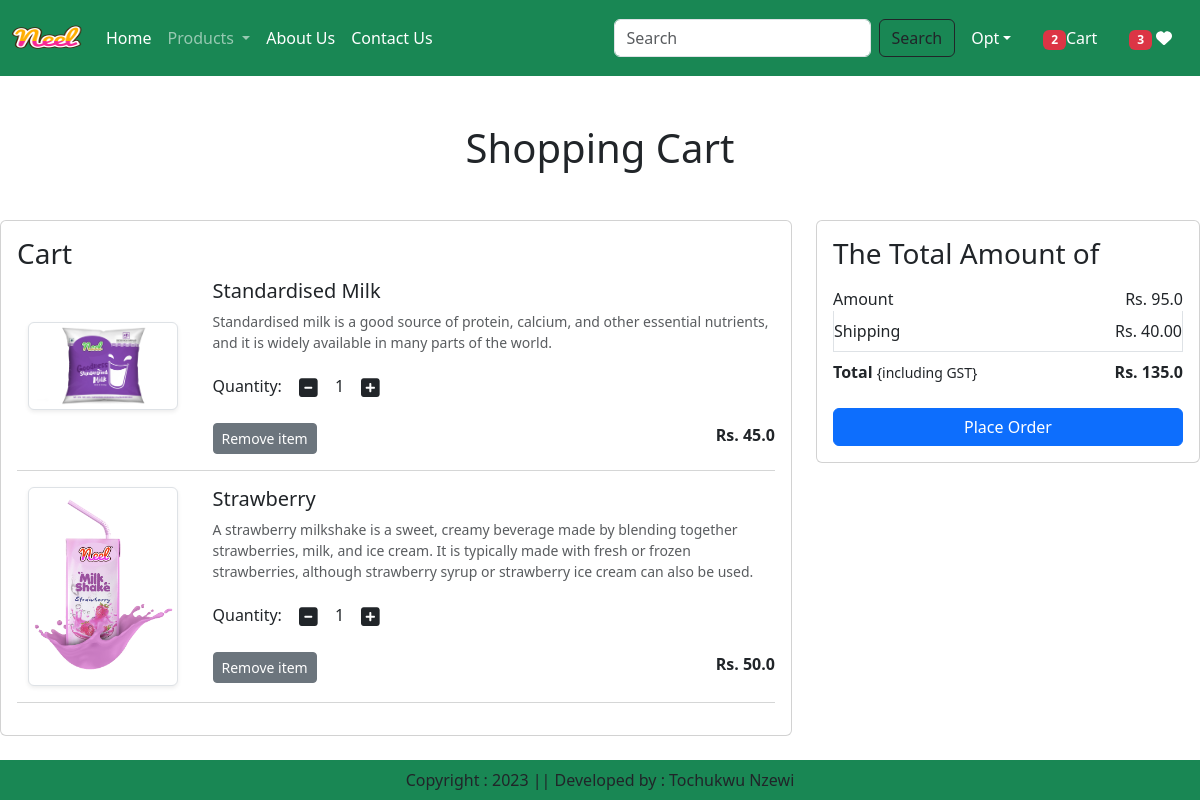
The app's page /cart/ (signed in), older data.
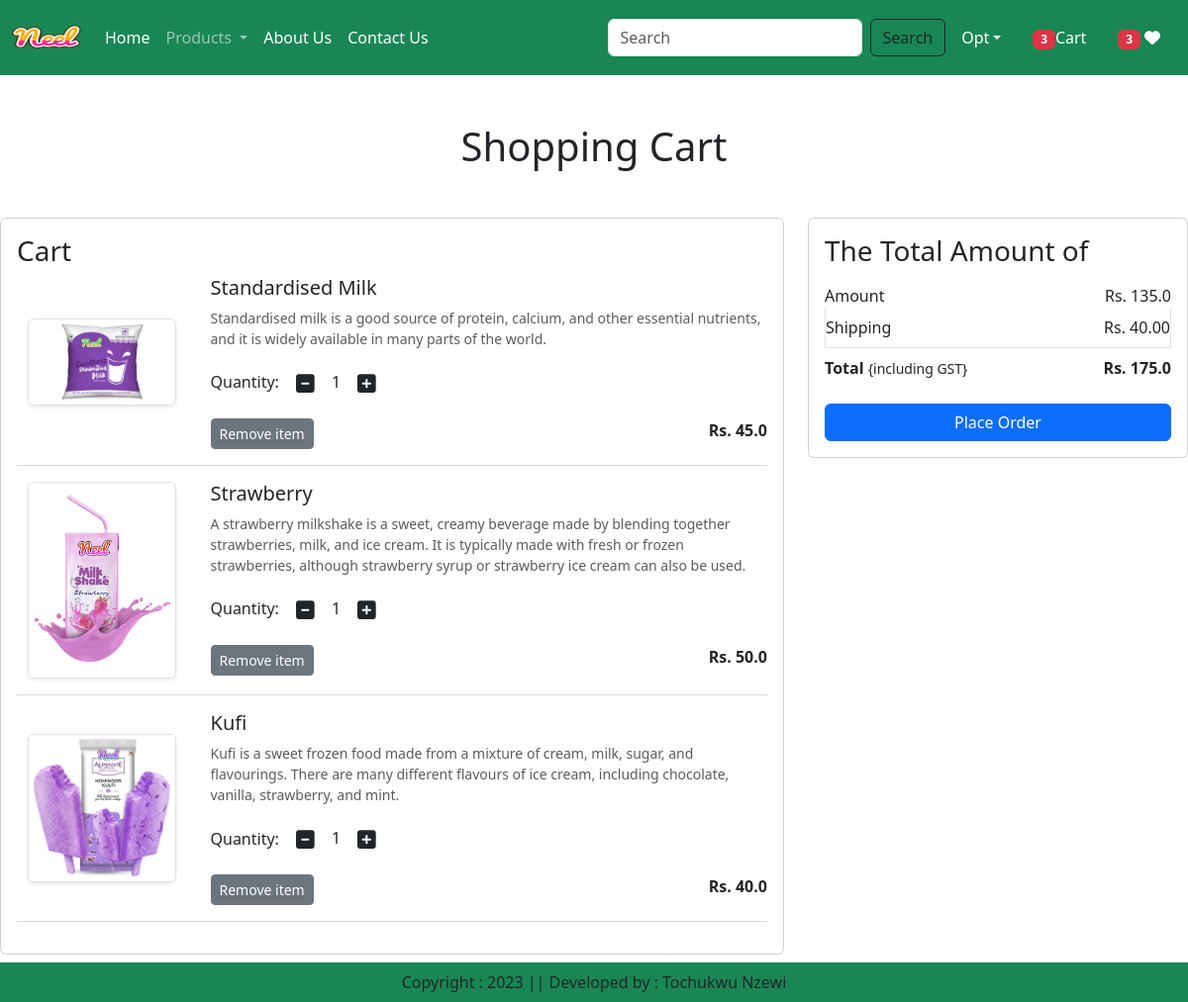
The same page, newer data.
### app/models.py (models this page shows, shortened)
class Cart(models.Model):
    user = models.ForeignKey(User,on_delete=models.CASCADE)
    product = models.ForeignKey(Product,on_delete=models.CASCADE)
    quantity = models.PositiveIntegerField(default=1)

class Product(models.Model):
    title = models.CharField(max_length=100)
    selling_price = models.FloatField()
    discounted_price = models.FloatField()
    description = models.TextField(default='')
    composition = models.TextField(default='')
    prodapp = models.TextField(default='')
    category = models.CharField(choices=CATEGORY_CHOICES, max_length=2)
    product_image = models.ImageField(upload_to='product')

### app/views.py (the view)
# urls.py: path('cart/', views.show_cart, name='showcart'),
@login_required
def show_cart(request):
    user = request.user
    cart = Cart.objects.filter(user=user)
    amount = 0
    for p in cart:
        value = p.quantity * p.product.discounted_price
        amount = amount + value
    totalamount = amount + 40
    totalitem = 0
    wishitem=0
    if request.user.is_authenticated:
            totalitem = len(Cart.objects.filter(user=request.user))
            wishitem = len(Wishlist.objects.filter(user=request.user))
    return render(request, 'app/addtocart.html',locals())

### app/templates/app/addtocart.html (shortened to what this page needs)
{% extends 'app/base.html' %}
{% load static %}
{% block main-content %}
<div class="conatiner my-5">
    <div class="row">
        {% if cart %}
         <h1 class="text-center mb-5">Shopping Cart</h1>
         <div class="col-sm-8">
             <div class="card">
                 <div class="card-body">
                     <h3>Cart</h3>
                     {% for item in cart %}
                     <div class="row">
                         <div class="col-sm-3 text-center align-self-center"><img src="{{item.product.product_image.url}}" alt="" srcset="" class="img-fluid img-thumbnail shadow-sm" height="150" width="150"></div>
                         <div class="col-sm-9">
                             <div>
                                 <h5>{{item.product.title}}</h5>
                                 <p class="mb-2 text-muted small">{{item.product.description}}</p>
                                 <div class="my-3">
                                     <label for="quantity">Quantity:</label>
                                     <a class="minus-cart btn" pid="{{item.product.id}}"><i class="fas fa-minus-square fa-lg"></i></a>
                                        <span id="quantity">{{item.quantity}}</span>
                                    <a class="plus-cart btn" pid={{item.product.id}}><i class="fas fa-plus-square fa-lg"></i></a>
                                 </div>
                                 <div class="d-flex justify-content-between">
                                   <a href="#" class="remove-cart btn btn-sm btn-secondary mr-3" pid={{item.product.id}}>Remove item</a>
                                   <p class="mb-0"><span><strong>Rs. {{item.product.discounted_price}}</strong></span></p>
                                 </div>
                             </div>
                         </div>
                     </div>
                     <hr class="text-muted">
                     {% endfor %}
                 </div>
             </div>
         </div>
         <div class="col-sm-4">
             <div class="card">
                 <div class="card-body">
                     <h3>The Total Amount of</h3>
                     <ul class="list-group">
                        <li class="list-group-item d-flex justify-content-between align-items-center border-0 px-0 pb-0">Amount<span id="amount">Rs. {{amount}}
                        </span></li>
                        <li class="list-group-item d-flex justify-content-between align-items-center px-0">Shipping<span>Rs. 40.00</span></li>
                        <li class="list-group-item d-flex justify-content-between align-items-center border-0 px-0 mb-3">
                            <div>
                                <strong>Total</strong> <small>{including GST}</small>
                            </div>
                            <span id="totalamount"><strong>Rs. {{totalamount}}</strong></span>
                        </li>
                     </ul>
                     <div class="d-grid"><a href="{% url 'checkout' %}" class="btn btn-primary">Place Order</a></div>
                 </div>
             </div>
         </div>
         {% else %}
            <h1 class="text-center mb-5">Cart is Empty</h1>
        {% endif %}
    </div>
</div>
{% endblock main-content %}

Row changes from the older to the newer data that the page shows:
added Cart: product.product_image (picture), product "Kufi", product.description "Kufi is a sweet frozen food made from a mixture of cream, milk, sugar, and flavourings. There are many different flavours of ice cream, including chocolate, vanilla, strawberry, and mint.", quantity "1", product.discounted_price "40.0"
Text that changed along with them:
{{ totalitem }}: "2" → "3"
{{ amount }}: "95.0" → "135.0"
{{ totalamount }}: "135.0" → "175.0"
